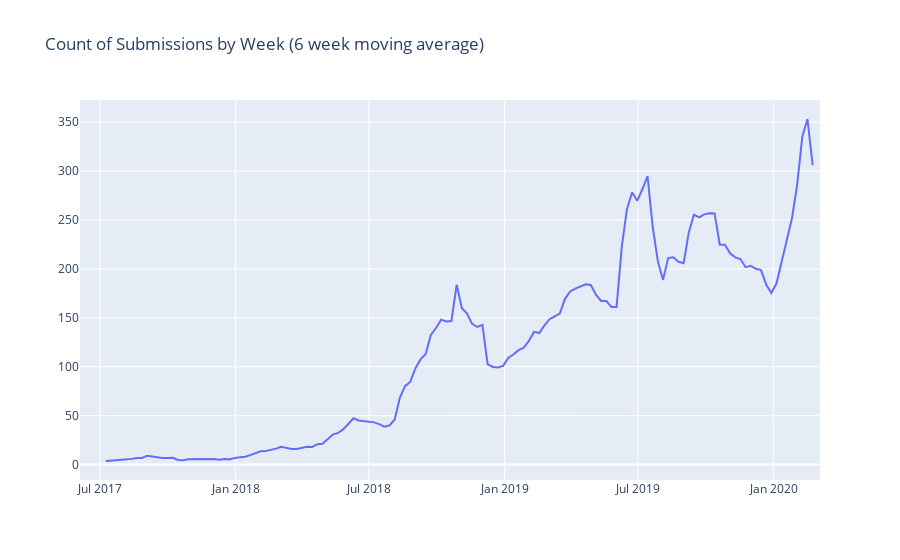

Notebook source saved alongside this figure:
### Code cell
fig = go.Figure()

fig.add_trace(go.Scatter(x=df_time['Date'],
                         y=df_time['RollingCount'],
                         mode='lines',
                         name='Submission Count'))
fig.update_layout(title='Count of Submissions by Week (6 week moving average)')

#add 10 days to the end of the x axis
fig['layout']['xaxis'].update(range=[min(df_time['Date']),max(df_time['Date']) + timedelta(days=10)])

fig.show()

### Figure 1 — Plotly figure (JSON) as saved in the notebook; plotly's stock layout.template omitted (floating-point values rounded to 4 significant figures; data arrays with more than 128 entries replaced by an {"elided": "..."} marker saying what was removed)
{"data": [{"mode": "lines", "name": "Submission Count", "type": "scatter", "x": {"elided": "143 str values"}, "y": {"elided": "143 float values"}}], "layout": {"title": {"text": "Count of Submissions by Week (6 week moving average)"}, "xaxis": {"range": ["2017-06-04T00:00:00", "2020-03-04T00:00:00"]}}}
